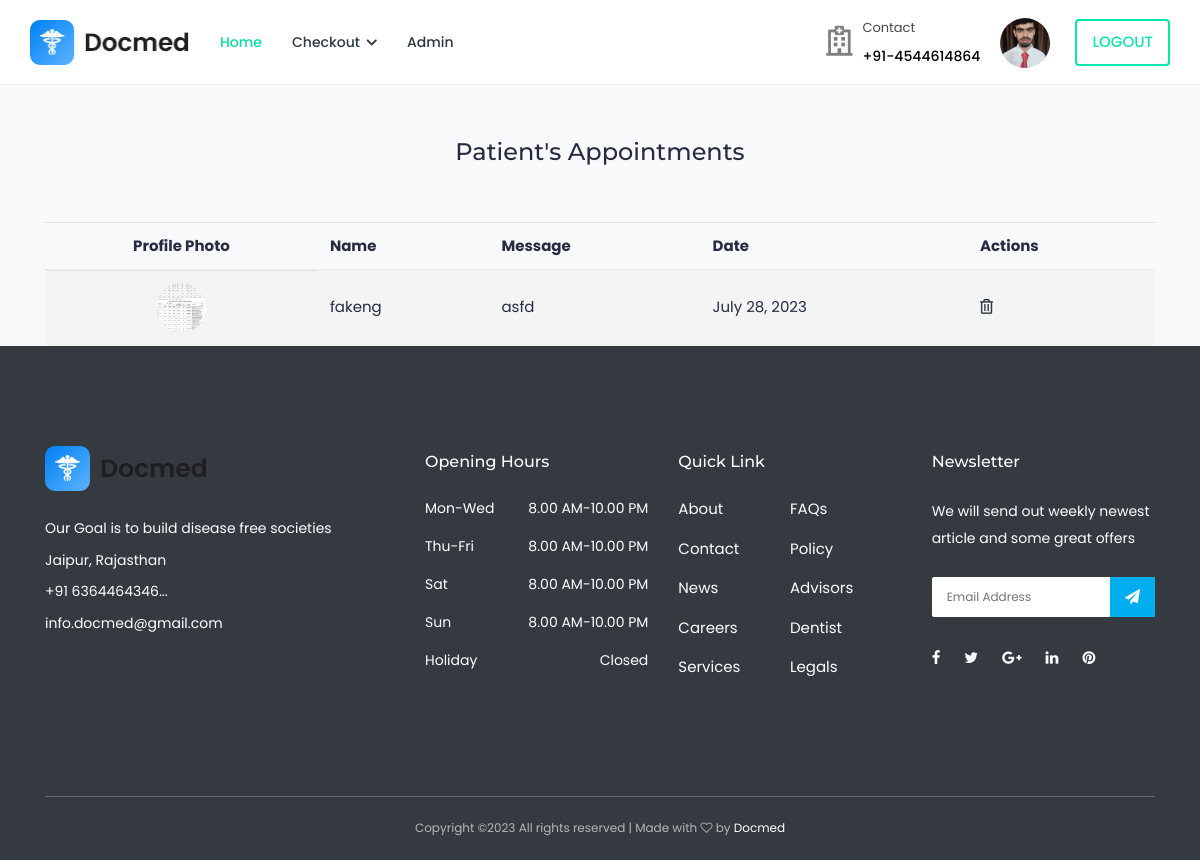
The app's page /doctor-list/ (signed in), older data.
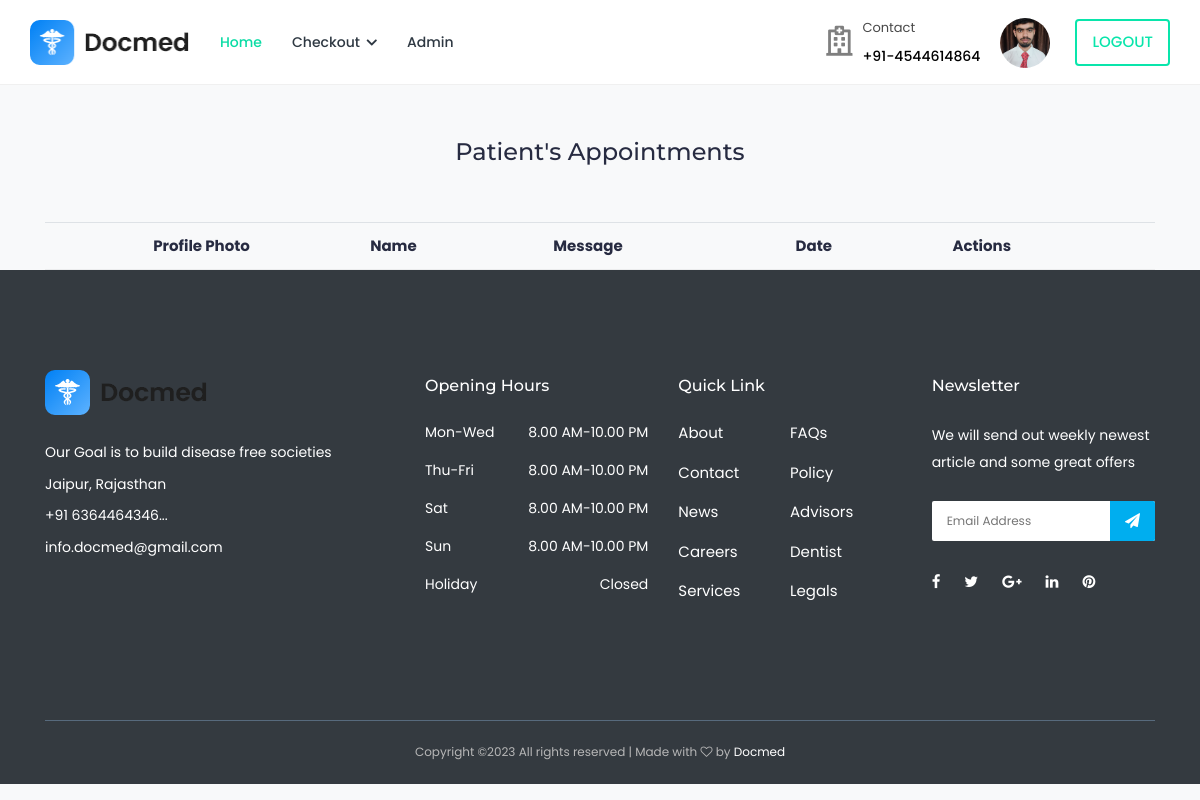
The same page, newer data.
### appointment/models.py (models this page shows, shortened)
class TakeAppointment(models.Model):
    user = models.ForeignKey(Patient, on_delete=models.CASCADE)
    appointment = models.ForeignKey(Appointment,on_delete=models.CASCADE)
    message = models.TextField()
    created_at = models.DateTimeField(default=timezone.now)
    date = models.DateField(auto_now_add=False,default=date.today)
    time = models.TimeField(auto_now_add=False,default=timezone.now)

class Appointment(models.Model):
    user = models.OneToOneField(Doctor,on_delete=models.CASCADE)
    image = models.ImageField(null=True, blank=True)
    start_time = models.CharField(max_length=10)
    end_time = models.CharField(max_length=10)
    qualification_name = models.CharField(max_length=100)
    institute_name = models.CharField(max_length=100)
    hospital_name = models.CharField(max_length=100)
    price= models.FloatField(max_length=10, default='500')
    created_at = models.DateTimeField(default=timezone.now)
    @property
    def get_image_url(self):
        if self.image and hasattr(self.image, 'url'):
            return self.image.url
        else:
            return "/media/about.jpg"

### accounts/models.py (models this page shows, shortened)
class CustomUser(AbstractBaseUser, PermissionsMixin):
    email = LowercaseEmailField(_('email address'), unique=True)
    name = models.CharField(max_length=255)
    is_staff = models.BooleanField(default=False)
    is_active = models.BooleanField(default=True)
    date_joined = models.DateTimeField(default=timezone.now)
    GENDER_CHOICES = (
        ('M', 'Male'),
        ('F', 'Female'),
    )
    phone_regex = RegexValidator( regex = r'^\d{10}$',message = "phone number should exactly be in 10 digits")
    phone_number = models.CharField(max_length=255, validators=[phone_regex], blank = True, null=True)  # you can set it unique = True
    gender = models.CharField(max_length=1, choices=GENDER_CHOICES, default='M', null=True)
    is_Patient = models.BooleanField(default=True)
    is_Doctor = models.BooleanField(default = False)
    USERNAME_FIELD = 'email'
    REQUIRED_FIELDS = []
    objects = CustomUserManager()

### appointment/views.py (the view)
# urls.py: path('doctor-list/', views.doctor_list, name='doctor-list'),
def doctor_list(request):
    doctors = TakeAppointment.objects.filter(user__id=request.user.id).order_by('-id')
    context = {
        'doctors': doctors,
    }
    return render(request, 'appointment/doctor_list.html', context)

### accounts/models.py (called while the page is built)
    @property
    def showAppointment(self):
        return self.appointment

### templates/appointment/doctor_list.html (shortened to what this page needs)
{% extends 'base.html' %}
{% load static %}
{% block content %}
    <section class="dentist-area section-padding-50-0">
        <div class="container" style="align-items: center; justify-content: center; display: flex;">
            <div class="col-12 col-sm-6 col-md-4">
                <h3 style="align-items: center; justify-content: center; display: flex;">Patient's Appointments  </h3>
                <br>
                <br>
            </div>
        </div>
    </section>
    <section class="dentist-area section-padding-30-0">
        <div class="container">
            <table class="table table-striped">
                <thead>
                <tr>
                    <th scope="col" class="text-center">Profile Photo</th>
                    <th scope="col">Name</th>
                    <th scope="col">Message</th>
                    <th scope="col">Date</th>
                    <th scope="col">Actions</th>
                </tr>
                </thead>
                <tbody>
                {% for doctor in doctors %}
                    <tr>
                        <td style="vertical-align: middle; display: flex; align-items: center;">
                            <div style="width: 50px; height: 50px; border-radius: 50%; overflow: hidden; margin: 0 auto;">
                                {% if doctor.appointment.user.showAppointment.image %}
                                    <img src="{{ doctor.appointment.user.showAppointment.get_image_url }}" alt="Profile Photo" style="width: 100%; height: 100%; object-fit: cover;">
                                {% else %}
                                    <img src="{% static 'images/default-profile-photo.jpg' %}" alt="Profile Photo" style="width: 100%; height: 100%; object-fit: cover;">
                                {% endif %}
                            </div>
                        </td>
                        <td style="vertical-align: middle;">{{ doctor.appointment.user.name }}</td>
                        <td style="vertical-align: middle;">{{ doctor.message }}</td>
                        <td style="vertical-align: middle;">{{ doctor.date }}</td>
                        <td style="vertical-align: middle;" >
                            <a href="{% url 'appointment:delete-doctor' doctor.id %}">
                                <i class="far fa-trash-alt" style="visibility: visible;"></i>
                            </a>
                        </td>
                    </tr>
                {% endfor %}
                </tbody>
            </table>
        </div>
    </section>
{% endblock %}

Row changes from the older to the newer data that the page shows:
removed TakeAppointment: appointment.user.showAppointment.get_image_url (picture), appointment.user.name "fakeng", message "asfd", date "July 28, 2023"
